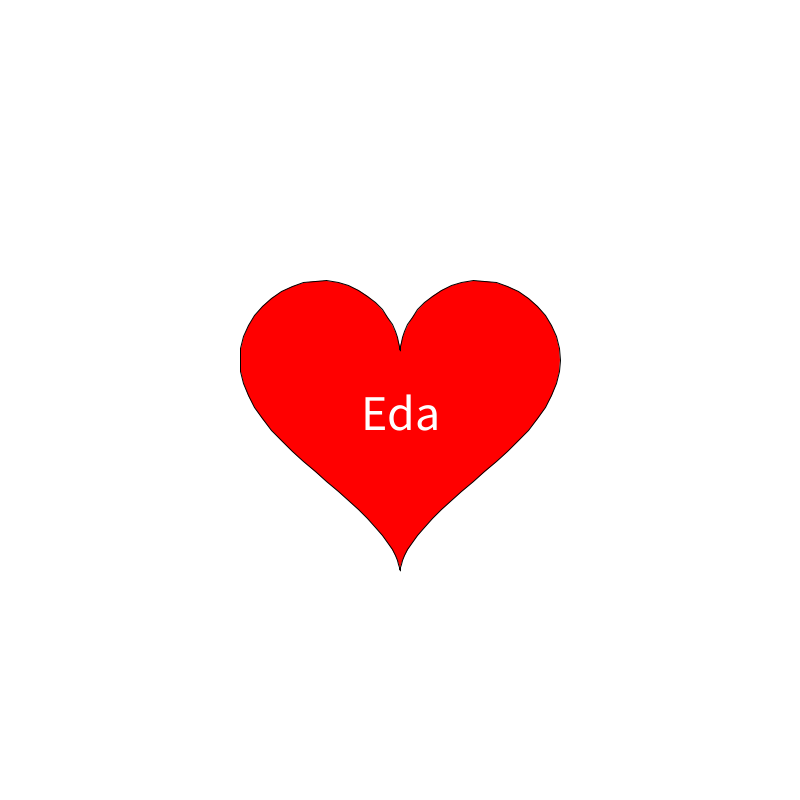
Frame 1 (no input)
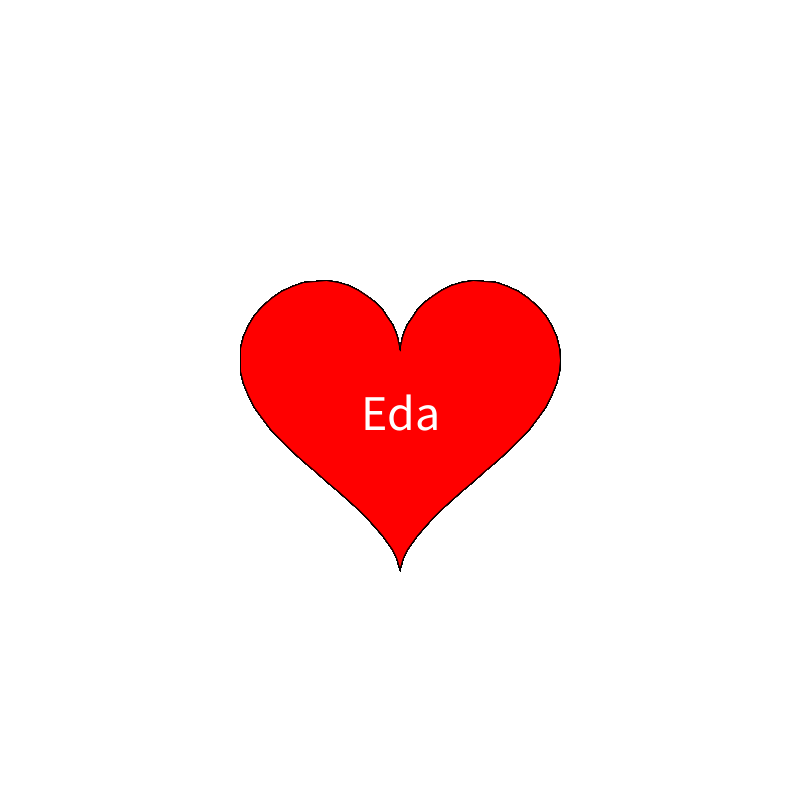
Frame 60 (the mouse pressed at the canvas centre just before this capture)
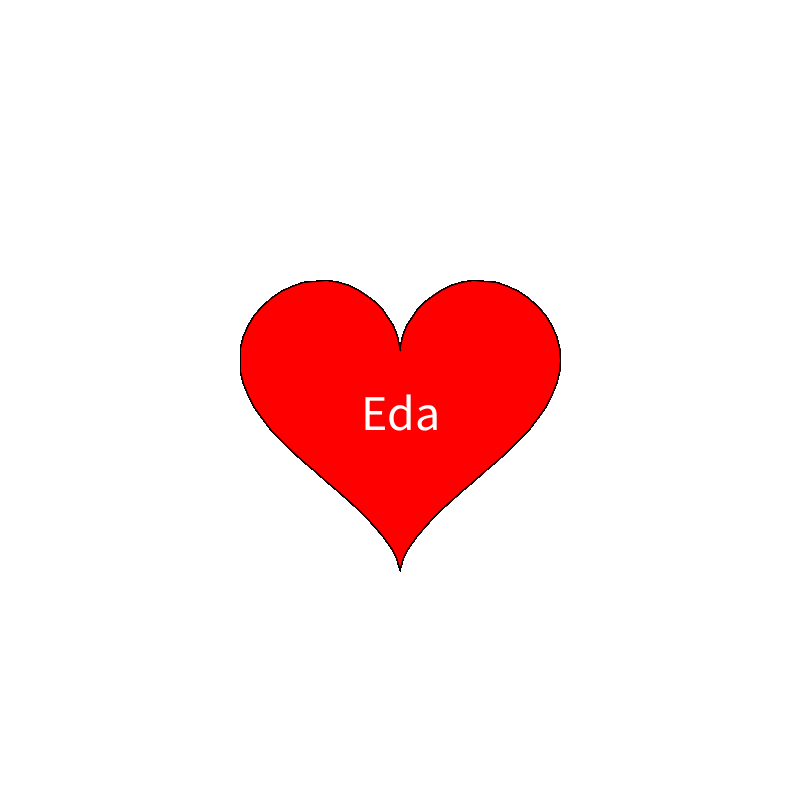
Frame 120 (the mouse held since frame 60 and released just before this capture)

The Processing sketch that drew these frames (run headless with seeded random() and noise(); from frame 60 on, the mouse is pressed at the canvas centre):

// Processing sketch: sketch_231225c
// ── sketch_231225c.pde
void setup()
{
 size(800,800); 
 background(255);
}

void draw()
{
  translate(width/2,height/2);
  beginShape();
  for(float i = 0; i < TWO_PI; i += TWO_PI/100)
  {
    float x = 16 * sin(i)* sin(i)* sin(i);
    float y = 13*cos(i)-5 *cos(2*i)- 2 *cos(3*i)-cos(4*i);
    fill(255,0,0);
    vertex(10*x,-10*y);
  }
  endShape(CLOSE);
  fill(255);
  textSize(50);
  text("Eda",-40,30);
}
